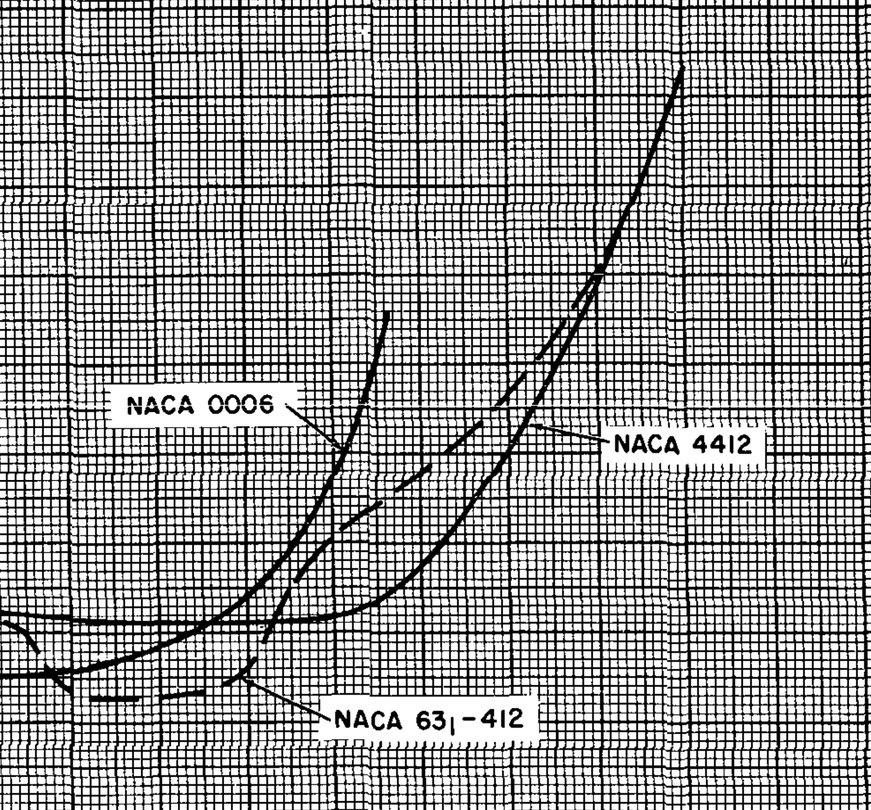
#> input picture backend/artifacts/debug_regions/plot.png, 871 x 810 px, shrunk from 1480 x 1377 before the run, found by its file name
$ python test_graph_cleaner.py
#> lines starting #> are read from the running program, lines starting #| are printed output that depends on the picture
### backend/rag/graph_cleaner.py
import cv2
import numpy as np
import os


class GraphCleaner:

    def __init__(self):

        os.makedirs(
            "outputs",
            exist_ok=True
        )

    # -------------------------------------------------

    def clean(self, image_path):

        image = cv2.imread(image_path)
#> image is the input picture: shape (810, 871, 3); min 0, max 255, mean 157.3

        if image is None:
            raise Exception(
                f"Cannot open {image_path}"
            )

        gray = cv2.cvtColor(
            image,
            cv2.COLOR_BGR2GRAY
        )

        # ==========================================
        # Adaptive Threshold
        # ==========================================

        binary = cv2.adaptiveThreshold(

            gray,

            255,

            cv2.ADAPTIVE_THRESH_GAUSSIAN_C,

            cv2.THRESH_BINARY_INV,

            21,

            5
        )
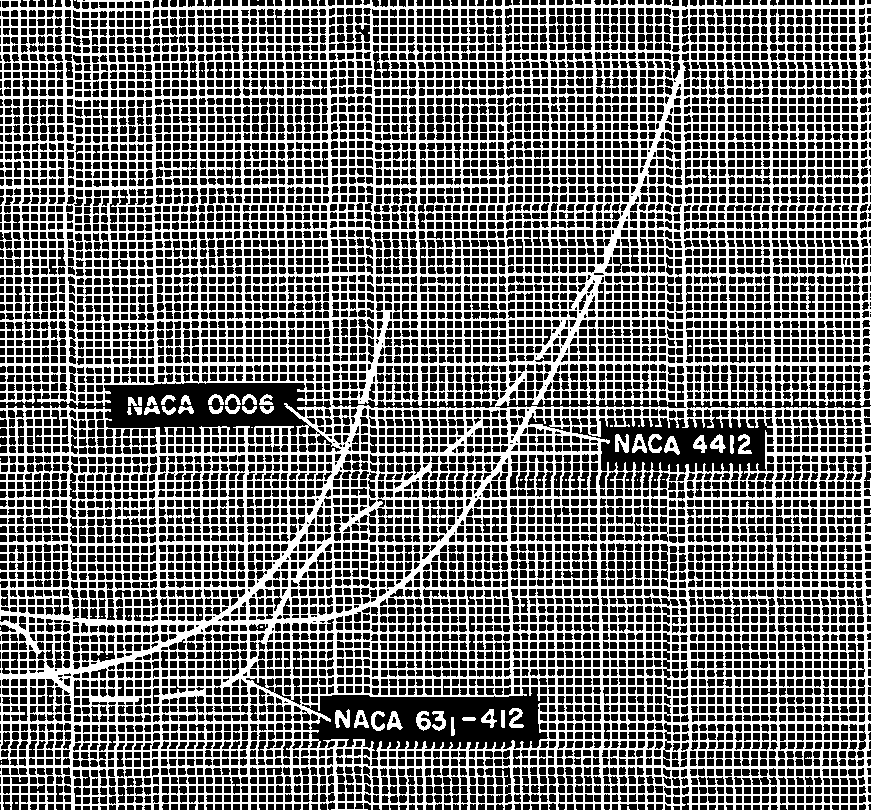
#> binary: shape (810, 871); 42% white in thin lines or dots

        cv2.imwrite(
            "outputs/binary.png",
            binary
        )

        H, W = binary.shape
#> H = 810; W = 871

        # ==========================================
        # Thin horizontal grid
        # ==========================================

        hk = cv2.getStructuringElement(

            cv2.MORPH_RECT,

            (30, 1)

        )

        horizontal = cv2.morphologyEx(

            binary,

            cv2.MORPH_OPEN,

            hk

        )
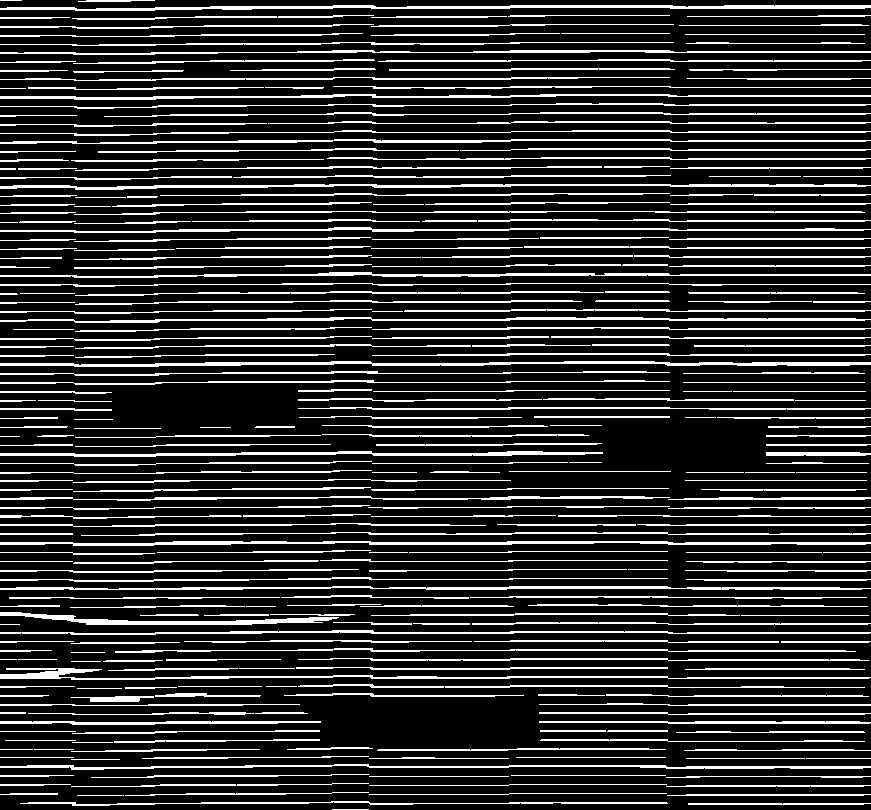
#> horizontal: shape (810, 871); 18.7% white in thin lines or dots

        cv2.imwrite(
            "outputs/horizontal.png",
            horizontal
        )

        # ==========================================
        # Thin vertical grid
        # ==========================================

        vk = cv2.getStructuringElement(

            cv2.MORPH_RECT,

            (1, 30)

        )

        vertical = cv2.morphologyEx(

            binary,

            cv2.MORPH_OPEN,

            vk

        )
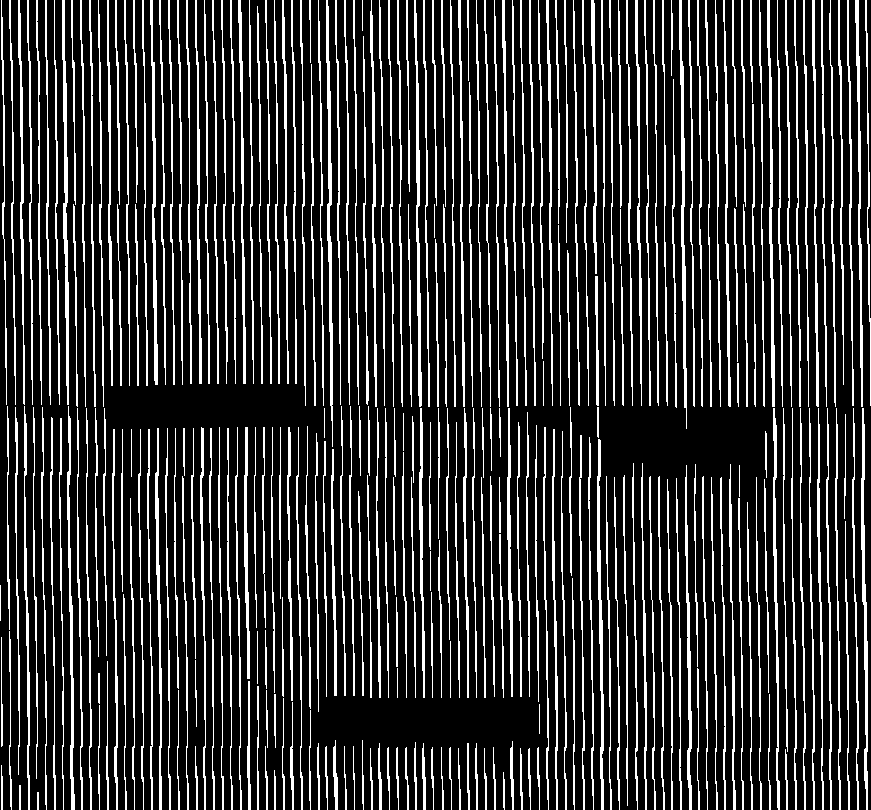
#> vertical: shape (810, 871); 20.4% white in thin lines or dots

        cv2.imwrite(
            "outputs/vertical.png",
            vertical
        )

        # ==========================================
        # Only remove very thin grid
        # ==========================================

        grid = cv2.add(
            horizontal,
            vertical
        )
#> grid: shape (810, 871); 35.1% white in thin lines or dots

        grid = cv2.erode(
            grid,
            np.ones((2, 2), np.uint8),
            iterations=1
        )
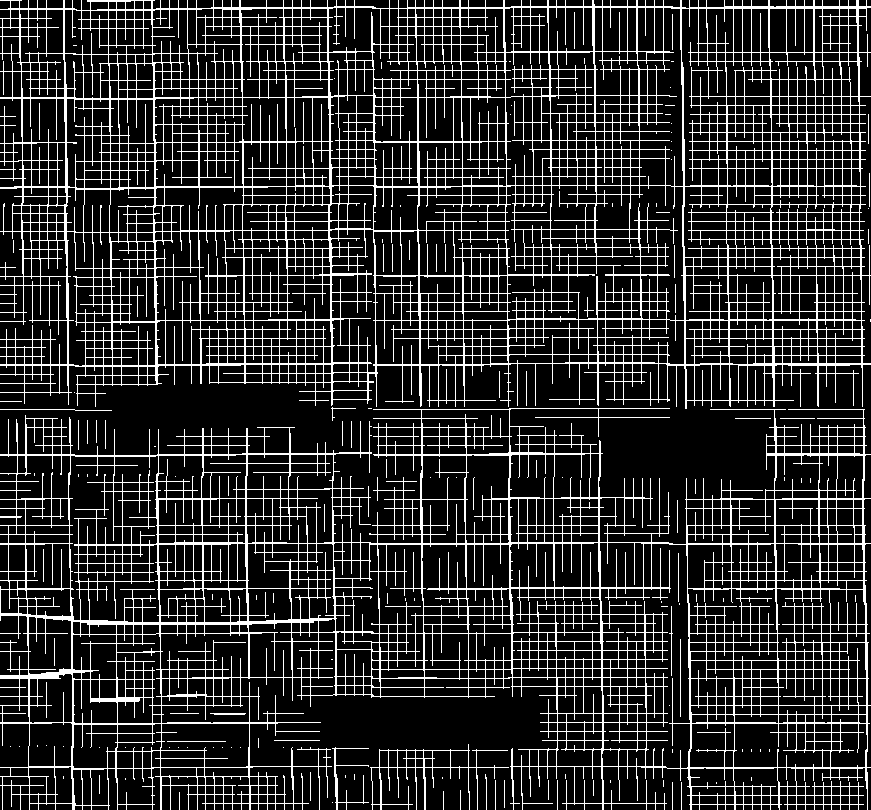
#> grid: shape (810, 871); 16.7% white in thin lines or dots

        cv2.imwrite(
            "outputs/grid.png",
            grid
        )

        curves = cv2.subtract(
            binary,
            grid
        )
#> curves: shape (810, 871); 25.5% white in thin lines or dots

        # ==========================================
        # Remove tiny OCR blobs only
        # ==========================================

        num_labels, labels, stats, _ = \
            cv2.connectedComponentsWithStats(
                curves
            )
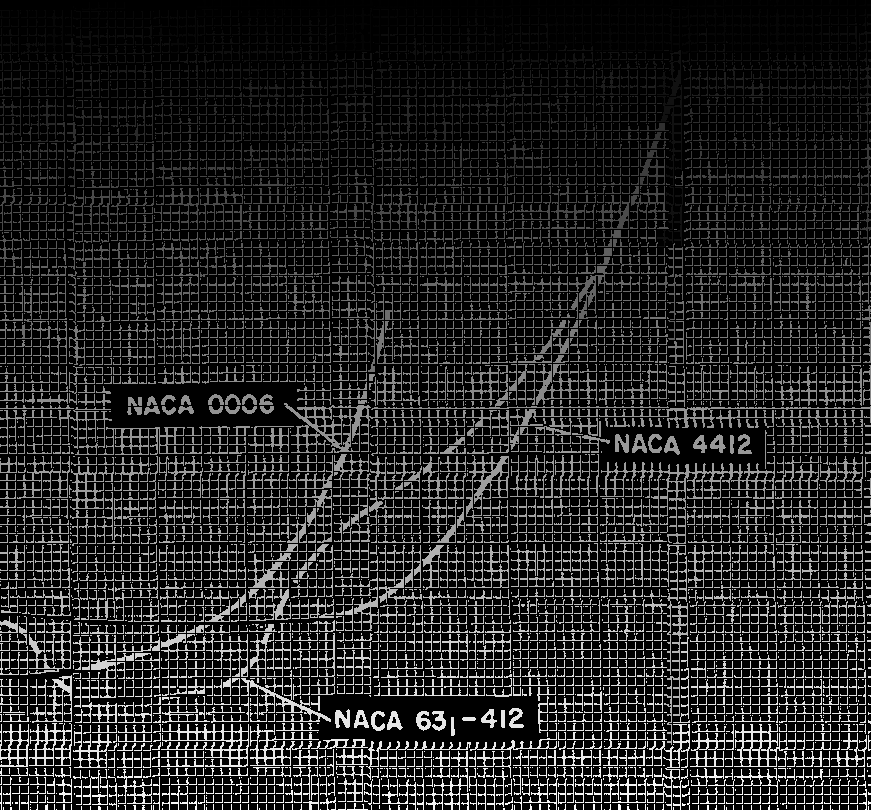
#> labels: shape (810, 871) int32; min 0, max 6249, mean 846.7; drawn with min black and max white
#> num_labels = 6250

        result = np.zeros_like(
            curves
        )

        for i in range(1, num_labels):

            area = stats[
                i,
                cv2.CC_STAT_AREA
            ]

            w = stats[
                i,
                cv2.CC_STAT_WIDTH
            ]

            h = stats[
                i,
                cv2.CC_STAT_HEIGHT
            ]

            aspect = max(w, h) / (
                min(w, h) + 1
            )

            # noise
            if area < 20:
                continue

            # tiny characters
            if area < 100 and aspect < 2:
                continue

            result[
                labels == i
            ] = 255
#> this loop made 6249 passes
#> (area, w, h, aspect) on passes 1, 4, 9: (27, 10, 8, 1.11), (20, 8, 8, 0.889), (43, 16, 8, 1.78)
#> result: shape (810, 871); 14.5% white in thin lines or dots

        # reconnect dashed curves

        kernel = cv2.getStructuringElement(

            cv2.MORPH_ELLIPSE,

            (3, 3)

        )

        result = cv2.morphologyEx(

            result,

            cv2.MORPH_CLOSE,

            kernel,

            iterations=1
        )
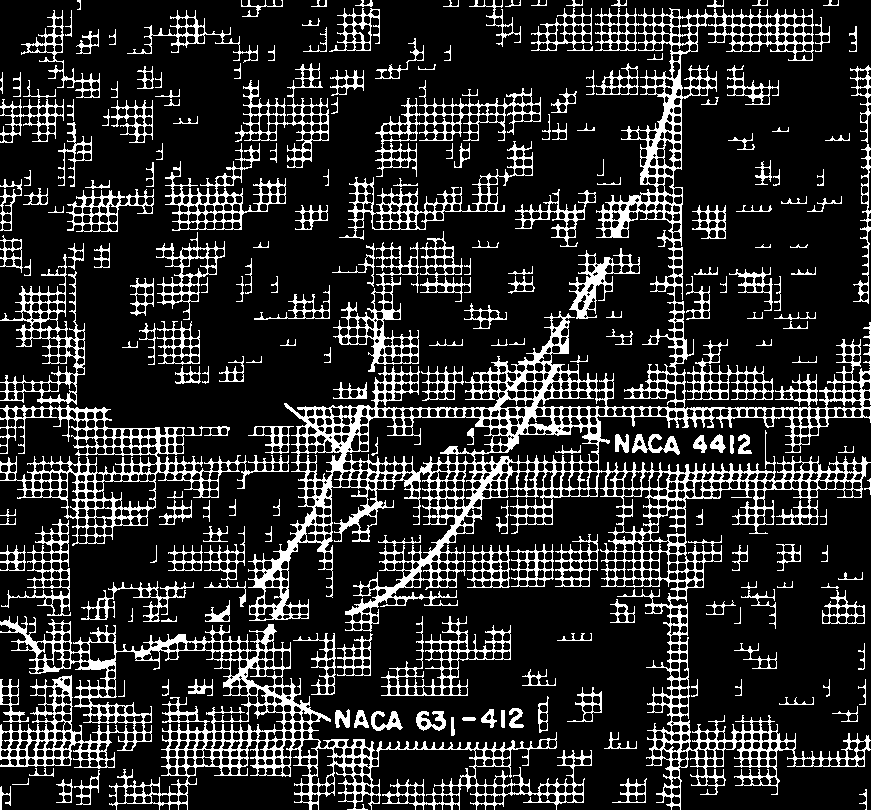
#> result: shape (810, 871); 17% white in thin lines or dots

        cv2.imwrite(
            "outputs/clean.png",
            result
        )

        return result

    # -------------------------------------------------

    def save(self, image, path):

        os.makedirs(
            os.path.dirname(path),
            exist_ok=True
        )

        cv2.imwrite(
            path,
            image
        )

### backend/UNARCHIEVED_TESTS/test_graph_cleaner.py
from rag.graph_cleaner import GraphCleaner

cleaner = GraphCleaner()

result = cleaner.clean(
    r"C:\Users\Vishal Sharma\Desktop\HAL-AI-Customer-Support\backend\artifacts\debug_regions\plot.png"
)

cleaner.save(
    result,
    r"C:\Users\Vishal Sharma\Desktop\HAL-AI-Customer-Support\backend\artifacts\debug_regions\curve_only.png"
)

print("Done")
